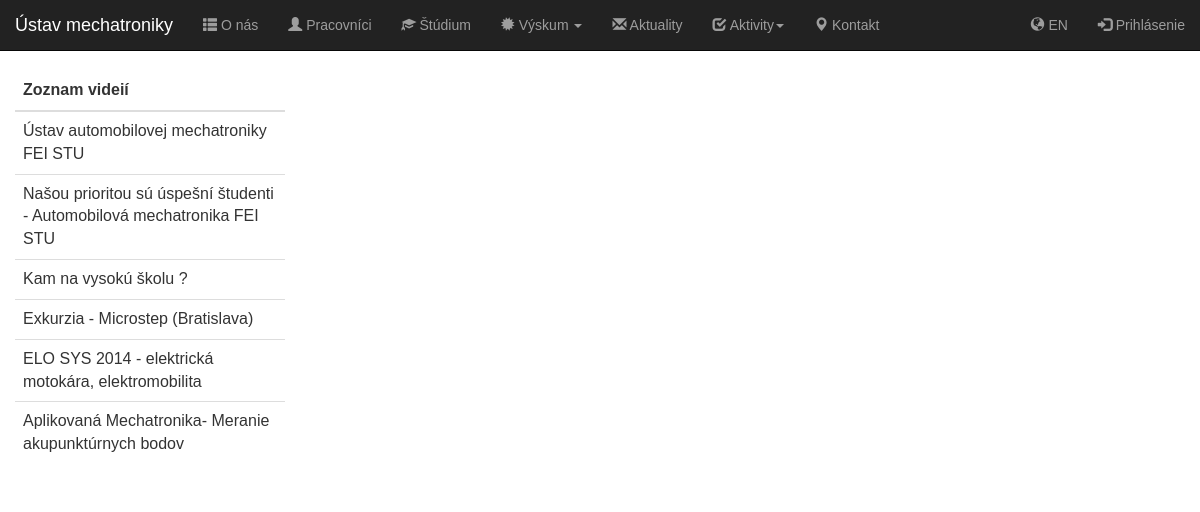
Page /video.php on the committed database.
### tables this page shows
CREATE TABLE `video_list` (
  `id` int(5) NOT NULL,
  `name_sk` varchar(100) NOT NULL,
  `name_en` varchar(100) NOT NULL,
  `url` varchar(60) NOT NULL
);

### lang/lang.sk.php (called while the page is built)
<?php
$lang = array(
    'navbar.home' => "Ústav mechatroniky",
    'navbar.about_us' => "O nás",
    'navbar.staff' => "Pracovníci",
    'navbar.study' => "Štúdium",
    'navbar.research' => "Výskum",
    'navbar.projects' => "Projekty",
    'navbar.research_topics' => "Výskumné oblasti",
    'navbar.electric_kart' => "Elektrická motokára",
    'navbar.independent_car' => "Autonómne vozidlo 6x6",
    'navbar.led_cube' => "3D LED kocka",
    'navbar.biomechatronics' => "Biomechatronika",
    'navbar.news' => "Aktuality",
    'navbar.activities' => "Aktivity",
    'navbar.photos' => "Fotogaléria",
    'navbar.video' => "Videá",
    'navbar.media' => "Média",
    'navbar.our_websites' => "Naše tématické web stránky",
    'navbar.electromobility' => "Elektromobilita",
    'navbar.contact' => "Kontakt",
    'navbar.login' => "Prihlásenie",
    'navbar.lang_change' => "EN",
    'navbar.logout' => "Odhlásenie",
    'lang_link' => "?lang=en",
    'intranet_login.username' => "Prihlasovacie meno",
    'intranet_login.pass' => "Heslo",
    'intranet_login.login_button' => "Prihlásiť",
    'video.video_list' => "Zoznam videií"
);

### video.php (the view, shortened to what this page needs)
<head>
    <?php
    include_once 'includes.php';
    ?>
</head>
<body>
<?php
include_once 'menu.php';
include_once 'DB_config.php';
$conn = new mysqli($servername, $username, $password, $db_name);
$conn->set_charset('utf8');
$result = $conn->query("SELECT * FROM `video_list`");
echo "<div class=\"container-fluid col-lg-3\">";
echo "<table class=\"table table-hover col-lg-12\">";
echo "<thead><th>";
echo $lang['video.video_list'];
echo "</th></thead>";
echo "<tbody>";
while ($row = $result->fetch_assoc()) {
    echo "<tr video_link=" . $row['url'] . "><td>";
    echo $row['name_sk'];
    echo "</td></tr>";
}
echo "</tbody>";
echo "</table></div>";
echo "<div class=\"container-fluid col-lg-9\"><div id=\"player\"></div></div>";
?>
</body>

### includes.php (shortened to what this page needs)
<link rel="stylesheet" href="assets/bootstrap/bootstrap/css/bootstrap.css">
<link rel="stylesheet" href="assets/css/style.css">
<link rel="stylesheet" href="assets/font_awesome/css/font-awesome.min.css">
<link rel="stylesheet" href="assets/css/footer.css">
<link rel="stylesheet" href="assets/css/footer_demo.css">

### menu.php (shortened to what this page needs)
<div class="navbar navbar-static-top navbar-inverse" role="navigation">
    <div class="container-fluid">
        <div class="navbar-header">
            <a class="navbar-brand" href="index.php "><?php echo $lang['navbar.home']; ?></a>
        </div>
        <div class="collapse navbar-collapse" id="navbar">
            <ul class="nav navbar-nav">
                <li><a href="#"><span
                                class="glyphicon glyphicon-th-list"></span> <?php echo $lang['navbar.about_us']; ?></a>
                </li>
                <li><a href="#"><span class="glyphicon glyphicon-user"></span> <?php echo $lang['navbar.staff']; ?></a>
                </li>
                <li><a href="#"><span class="glyphicon glyphicon-education"></span> <?php echo $lang['navbar.study']; ?>
                    </a>
                </li>
                <li>
                    <a href="#" class="dropdown-togglex" data-toggle="dropdown"><span
                                class="glyphicon glyphicon-certificate"></span> <?php echo $lang['navbar.research']; ?>
                        <b
                                class="caret"></b></a>
                </li>
                <li><a href="#"><span class="glyphicon glyphicon-envelope"></span> <?php echo $lang['navbar.news']; ?>
                    </a></li>
                <li>
                    <a href="#" class="dropdown-togglex" data-toggle="dropdown"><span
                                class="glyphicon glyphicon-check"></span> <?php echo $lang['navbar.activities']; ?><b
                                class="caret"></b></a>
                </li>
                <li><a href="#"><span
                                class="glyphicon glyphicon-map-marker"></span> <?php echo $lang['navbar.contact']; ?>
                    </a>
                </li>
            </ul>
            <ul class="nav navbar-nav navbar-right">
                <li><a href="<?php echo $lang['lang_link'] ?>"><span
                                class="glyphicon glyphicon-globe"></span> <?php echo $lang['navbar.lang_change']; ?></a>
                </li>
                <?php
                if (isset($_SESSION['name'])) {
                    echo "<li><a href=\"#\" class=\"dropdown-togglex\" data-toggle=\"dropdown\"><span class=\"glyphicon glyphicon-user\"></span> " . $_SESSION['name'] . "<b class=\"caret\"></b></a>";
                    echo "<ul class=\"dropdown-menu\">";
                    echo "<li><a href=\"intranet_logout.php\">Pedagogika</a></li>";
                    echo "<li><a href=\"intranet_logout.php\">Doktoranti</a></li>";
                    echo "<li><a href=\"intranet_logout.php\">Publikácie</a></li>";
                    echo "<li><a href=\"intranet_logout.php\">Sluožbné cesty</a></li>";
                    echo "<li><a href=\"intranet_logout.php\">Nákupy</a></li>";
                    echo "<li><a href=\"intranet_logout.php\">Dochádzka</a></li>";
                    echo "<li><a href=\"video_managment.php\">Správa Videí</a></li>";
                    echo "<li><a href=\"rozdelenie_uloh.php\">Rozdelenie úloh</a></li>";
                    echo "<li role=\"separator\" class=\"divider\"></li>";
                    echo "<li><a href=\"intranet_logout.php\"><span class='glyphicon glyphicon-log-out'></span> " . $lang['navbar.logout'] . "</a></li>";
                    echo "</ul></li>";
                }
                else {
                    echo "<li><a href=\"intranet_login.php\"><span class=\"glyphicon glyphicon-log-in\"></span> " . $lang['navbar.login'] . "</a></li>";
                }
                ?>
            </ul>
        </div>
    </div>
</div>

### assets/css/footer_demo.css (style rules this page uses)
* { padding:0; margin:0; }
body { font:14px/1.5 Arial, Helvetica, sans-serif; }

### rows in the picture
video_list: name_sk "Ústav automobilovej mechatroniky FEI STU"
video_list: name_sk "Našou prioritou sú úspešní študenti - Automobilová mechatronika FEI STU"
video_list: name_sk "Kam na vysokú školu ?"
video_list: name_sk "Exkurzia - Microstep (Bratislava)"
video_list: name_sk "ELO SYS 2014 - elektrická motokára, elektromobilita"
video_list: name_sk "Aplikovaná Mechatronika- Meranie akupunktúrnych bodov"

### other values in the picture
$lang['navbar.home'] "Ústav mechatroniky"
$lang['navbar.about_us'] "O nás"
$lang['navbar.staff'] "Pracovníci"
$lang['navbar.study'] "Štúdium"
$lang['navbar.research'] "Výskum"
$lang['navbar.news'] "Aktuality"
$lang['navbar.activities'] "Aktivity"
$lang['navbar.contact'] "Kontakt"
$lang['navbar.lang_change'] "EN"
$lang['navbar.login'] "Prihlásenie"
$lang['video.video_list'] "Zoznam videií"
